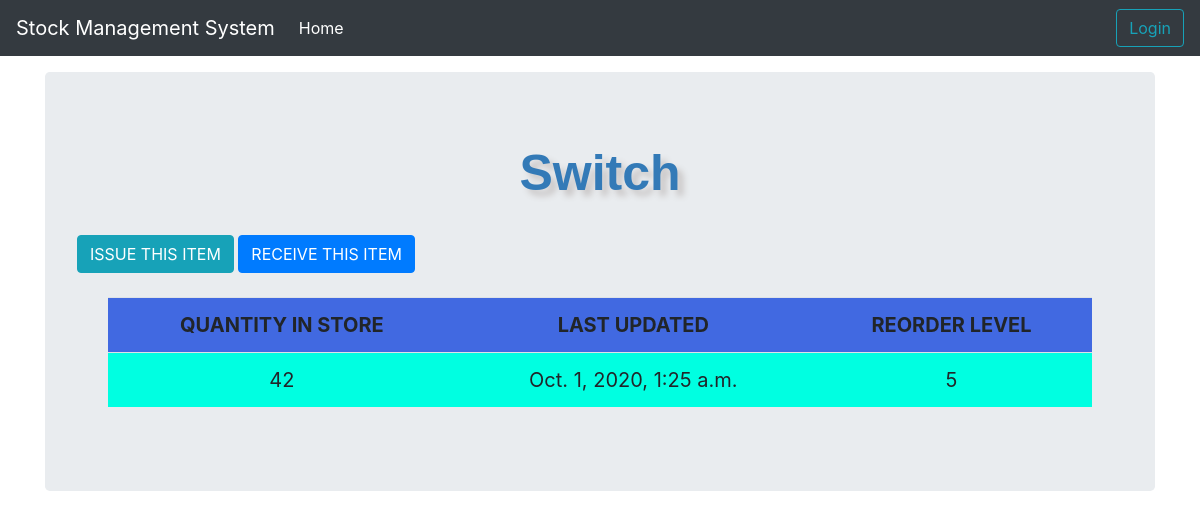
Screenshot of /stock_detail/4/ with the database file from the repository.
### SMS/models.py (models this page shows, shortened)
class Stock(models.Model):
    category = models.ForeignKey(Category, on_delete=models.CASCADE, blank=True)
    item_name = models.CharField(max_length=50, blank=True, null=True)
    quantity = models.IntegerField(default='0', blank=True, null=True)
    receive_quantity = models.IntegerField(default='0', blank=True, null=True)
    receive_by = models.CharField(max_length=50, blank=True, null=True)
    issue_quantity = models.IntegerField(default='0', blank=True, null=True)
    issue_by = models.CharField(max_length=50, blank=True, null=True)
    issue_to = models.CharField(max_length=50, blank=True, null=True)
    phone_number = models.CharField(max_length=50, blank=True, null=True)
    created_by = models.CharField(max_length=50, blank=True, null=True)
    reorder_level = models.IntegerField(default='0', blank=True, null=True)
    last_updated = models.DateTimeField(auto_now_add=False, auto_now=True)
    timestamp = models.DateTimeField(auto_now_add=True, auto_now=False)

### SMS/views.py (the view)
# urls.py: path('stock_detail/<str:pk>/', views.stock_detail, name="stock_detail"),
def stock_detail(request, pk):
    items = Stock.objects.get(id=pk)
    context = {
        "items": items,
        "title": items.item_name
    }
    return render(request, "stock_detail.html", context)

### templates/stock_detail.html (shortened to what this page needs)
{% load crispy_forms_filters %}
{% load static %}
{% load crispy_forms_tags %}
<!DOCTYPE html>
<html lang="en">
  <head>
     <link rel="stylesheet" href="https://stackpath.bootstrapcdn.com/bootstrap/4.4.1/css/bootstrap.min.css"
>
      <link rel="stylesheet" href="{% static 'css/style.css' %}">
    <link href="{% static 'css/navbar-top-fixed.css' %}" rel="stylesheet">
  </head>
  <body>
  {% include 'navbar.html' %}
<main role="main" class="container">
  <div class="jumbotron">
    <div class="header">{{ title }}</div>
<br>
      <a href="{% url 'issue_items' items.id %}"><div class='btn btn-info'>ISSUE THIS ITEM</div></a>
    <a href="{% url 'receive_items' items.id %}"><div class='btn btn-primary'>RECEIVE THIS ITEM</div></a>
  <br><br>
  <div class="display_table">
    <table class='table'>
        <tr>
            <th style="font-size: 20px;">QUANTITY IN STORE</th>
            <th style="font-size: 20px;">LAST UPDATED</th>
            <th style="font-size: 20px;">REORDER LEVEL</th>
        </tr>
        <tr>
            <td style="font-size: 20px;">{{items.quantity}}</td>
            <td style="font-size: 20px;">{{items.last_updated}}</td>
            <td style="font-size: 20px;">{{items.reorder_level}}</td>
        </tr>
    </table>
  </div>
  </div>
</main>
  </body>
</html>

### SMS/static/css/style.css (style rules this page uses)
.table { font-size: 13px; text-align: center; width: 95%; margin: auto; text-align: center; }
.table tr:nth-child(odd) { background: lightskyblue; }
.table tr:nth-child(even) { background: #00ffe1; }
th { background-color: royalblue; }
.display_table { padding-left: 5px; padding-right: 5px; padding-bottom: 20px; }
.header { font-family: helvetica, sans-serif; color: #337ab7; font-size: 50px; text-align: center; width: 100%; text-shadow: 6px 6px 6px #c9c6c6; display: block; font-weight: bolder; }

### SMS/static/css/navbar-top-fixed.css (style rules this page uses)
body { min-height: 75rem; padding-top: 4.5rem; }

### rows the page displays
Stock: item_name "Switch", quantity "42", last_updated "Oct. 1, 2020, 1:25 a.m.", reorder_level "5"
